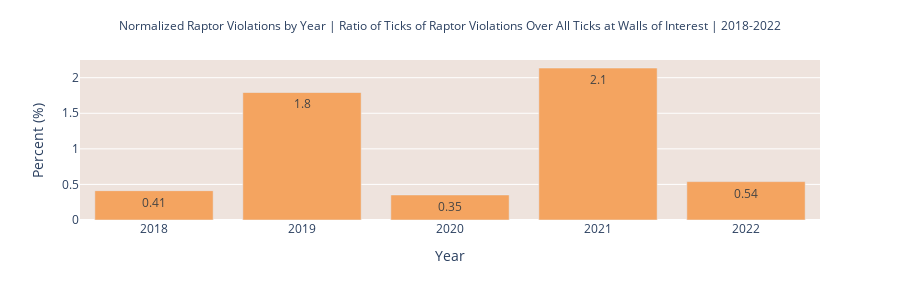

Notebook source saved alongside this figure:
### Code cell
# This is the percent of ticks at restricted walls that occurred during raptor restrictions. This normalizes by overall year activity at these walls which decouples year over year variation for these walls.
rapt_year_norm = (rapt_year_bb/rapt_year_all)*100

fig = px.bar(rapt_year_norm, text_auto='.2', height=300)
fig.update_xaxes(title='Year')
fig.update_yaxes(title='Percent (%)')
fig.update_traces(marker_color='#F4A460')
fig.update_layout(title='Normalized Raptor Violations by Year | Ratio of Ticks of Raptor Violations Over All Ticks at Walls of Interest | 2018-2022', title_x=0.5, showlegend=False, plot_bgcolor='#EEE3DD', title_font_size=12)
fig.write_html(html_folder + 'year_norm.html')
fig
# This suggests that 2018, 2020, 2022 were good years, and 2019 and 2021 were bad years.

### Figure 1 — Plotly figure (JSON) as saved in the notebook; plotly's stock layout.template omitted (floating-point values rounded to 4 significant figures)
{"data": [{"alignmentgroup": "True", "hovertemplate": "variable=Date<br>index=%{x}<br>value=%{y}<extra></extra>", "legendgroup": "Date", "marker": {"color": "#F4A460", "pattern": {"shape": ""}}, "name": "Date", "offsetgroup": "Date", "orientation": "v", "showlegend": true, "textposition": "auto", "texttemplate": "%{y:.2}", "type": "bar", "x": [2018, 2019, 2020, 2021, 2022], "xaxis": "x", "y": [0.4122, 1.793, 0.3527, 2.136, 0.5397], "yaxis": "y"}], "layout": {"barmode": "relative", "height": 300, "legend": {"title": {"text": "variable"}, "tracegroupgap": 0}, "margin": {"t": 60}, "plot_bgcolor": "#EEE3DD", "showlegend": false, "title": {"font": {"size": 12}, "text": "Normalized Raptor Violations by Year | Ratio of Ticks of Raptor Violations Over All Ticks at Walls of Interest | 2018-2022", "x": 0.5}, "xaxis": {"anchor": "y", "domain": [0, 1], "title": {"text": "Year"}}, "yaxis": {"anchor": "x", "domain": [0, 1], "title": {"text": "Percent (%)"}}}}
